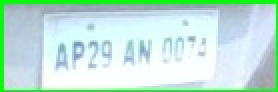
#> input picture Plates/scanned_img_0.jpg, 139 x 46 px (shown 2 times larger)
$ python -i number_plate.py   (imports and definitions only)
#> lines starting #> are read from the running program, lines starting #| are printed output that depends on the picture; after the words box and inside, x2 and y2 are one past the last pixel; in counts of white or black regions, pixels touching at a corner belong together
#> further down, picture is the input picture: shape (46, 139, 3); mean B, G, R 215.7, 228.2, 191.2
import cv2
import pytesseract
import pandas as pd
from datetime import datetime
import os
import logging

# Set up logging to output information to the console
# [1 line not run here, left out]

# Path
pytesseract.pytesseract.tesseract_cmd = r'D:\NUMBERPLATE\tesseract\tesseract.exe'

# Load the Haar Cascade for number plate detection
harcascade = r"D:\NUMBERPLATE\model\haarcascade_russian_plate_number.xml"
plate_cascade = cv2.CascadeClassifier(harcascade)

# [3 lines not run here, left out]

min_area = 500
count = 0  # Counter for saved images

output_dir = "plates"
# [1 line not run here, left out]

# Define the path to the Excel file
excel_file_path = r'D:\NUMBERPLATE\Plates\plates.xlsx'
# Ensure the directory for the Excel file exists
# [1 line not run here, left out]

# Create an empty DataFrame to store plate data
plate_data = pd.DataFrame(columns=["Plate Number", "Time", "Date"])

def preprocess_image(img_roi):
    # Convert the image to grayscale
    gray = cv2.cvtColor(img_roi, cv2.COLOR_BGR2GRAY)
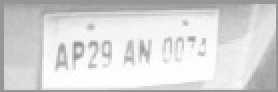
#> gray: shape (46, 139) (shown 2 times larger); min 142, max 255, mean 215.7
    # Apply Gaussian blur to the image
    blur = cv2.GaussianBlur(gray, (5, 5), 0)
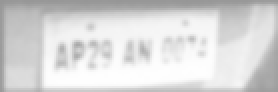
#> blur: shape (46, 139) (shown 2 times larger); min 150, max 254, mean 216.3
    # Apply adaptive thresholding to the image
    thresh = cv2.adaptiveThreshold(blur, 255, cv2.ADAPTIVE_THRESH_GAUSSIAN_C, cv2.THRESH_BINARY_INV, 11, 2)
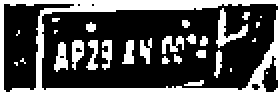
#> thresh: shape (46, 139) (shown 2 times larger); 29.2% white; 30 white regions (20 under 20 px), largest, box (x1, y1, x2, y2) and area: (0, 0, 139, 46) 1180, (108, 4, 124, 24) 103, (27, 21, 34, 36) 65
    # Dilate the image to fill gaps
    kernel = cv2.getStructuringElement(cv2.MORPH_RECT, (3, 3))
    dilate = cv2.dilate(thresh, kernel, iterations=1)
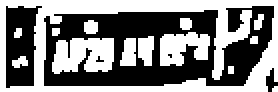
#> dilate: shape (46, 139) (shown 2 times larger); 50.3% white; 5 black regions (2 under 20 px), largest, box (x1, y1, x2, y2) and area: (22, 3, 137, 43) 2609, (3, 3, 21, 44) 520, (133, 34, 139, 46) 38
    return dilate

def correct_plate_text(plate_text):
    corrections = {'O': '0', 'I': '1', 'Q': '0', 'Z': '2', 'S': '5', 'B': '8', 'G': '6'}
    return ''.join([corrections.get(char, char) for char in plate_text])

# [71 lines left out: functions save_plate_data, main, not called in this run]

# [2 lines not run here, left out]

>>> import cv2
>>> picture = cv2.imread('Plates/scanned_img_0.jpg')
>>> result = preprocess_image(picture)
